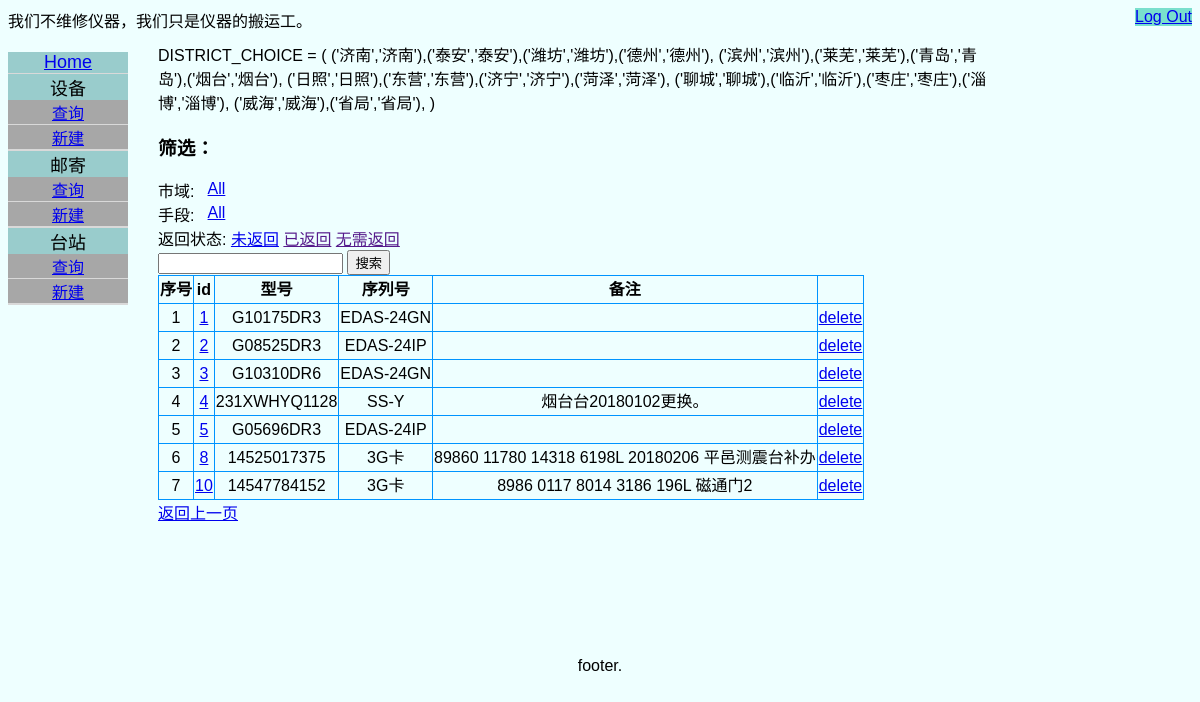
The page /manager/deviceIndex/ (signed in) on the database its author committed.
### manager/models.py (models this page shows, shortened)
class equipment(models.Model):
    equip_type = models.ForeignKey('equip_type',on_delete=models.CASCADE)
    serial_num = models.CharField(max_length=64,null=True,blank=True)
    note = models.TextField(max_length=256,default='',null=True,blank=True)
    class Meta:
        verbose_name = '设备列表'
        verbose_name_plural = '设备列表'

class equip_type(models.Model):
    model = models.CharField(max_length=32,null=True,blank=True)
    name = models.CharField(max_length=32,null=True,blank=True)
    manufacture = models.ForeignKey('equip_manu',on_delete=models.CASCADE,null=True,blank=True)
    note = models.TextField(max_length=256,default='',null=True,blank=True)
    class Meta:
        verbose_name = '设备类型'
        verbose_name_plural = '设备类型'
        ordering = ["model"]
    def __str__(self):
        return self.model

### manager/views.py (the view)
# urls.py: path(r'deviceIndex/', views.DeviceIndexView.as_view(), name='deviceIndex'),
@method_decorator(login_required(login_url=('/manager/login')), name='dispatch')
class DeviceIndexView(generic.ListView):
    model = equipment
    context_object_name = 'device_list'
    template_name = 'manager/deviceIndex.html'
    paginate_by = 20
    ordering = 'id'

### manager/templates/manager/deviceIndex.html (shortened to what this page needs)
{% extends './base.html' %}
{% block main %}
<div>
{% include './filterTag.html' %}
{% include './searchField.html' %}
<table>
    <tr>
    <th>序号</th><th>id</th><th>型号</th><th>序列号</th><th>备注</th>
    </tr>
    {% for device in device_list %}
    <tr>
    <td>{{ forloop.counter }}</td>
    <td><a href="{{ device.id }}">{{ device.id }}</a></td>
    <td>{{ device.serial_num }}</td>
    <td>{{ device.equip_type }}</td>
    <td>{{ device.note }}</td>
    <td><a href="{{ device.id }}/delete" >delete</a></td>
    </tr>
    {% endfor %}
</table>
</div>
<a href="javascript:history.go(-1);">返回上一页</a>
{% endblock %}

### manager/templates/manager/base.html (shortened to what this page needs)
{% load static %}
<!DOCTYPE html>
<html lang="en">
<head>
    <link rel="stylesheet" type="text/css" href="{% static 'manager/my.css' %}" />
</head>
<body>
<header>
<div id="slogen">我们不维修仪器，我们只是仪器的搬运工。</div>
{% if user.is_authenticated %}
<div id="loginMenu"><a href="{% url 'manager:logout' %}">Log Out</a></div>
{% else %}
<div id="loginMenu"><a href="{% url 'manager:login' %}">Log In</a></div>
{% endif %}
</header>
{% block body %}
{% if user.is_authenticated %}
<nav class="tree">
    <li>
       <label class="level1menu"><a href="{% url 'manager:home' %}">Home</a></label>
    </li>
    <li>
        <label class="level1menu">设备</label>
        <ol class="level2folder">
             <li class="level2menu"><a href="{% url 'manager:deviceIndex' %}">查询</a></li>
             <li class="level2menu"><a href="{% url 'manager:newDeviceRecord' %}">新建</a></li>
        </ol>
    </li>
    <li>
        <label class="level1menu">邮寄</label>
        <ol class="level2folder">
             <li class="level2menu"><a href="{% url 'manager:deleveryIndex' %}">查询</a></li>
             <li class="level2menu"><a href="{% url 'manager:newDeleveryRecord' %}">新建</a></li>
        </ol>
    </li>
    <li >
        <label class="level1menu" >台站</label>
        <ol class="level2folder">
            <li class="level2menu"><a href="{% url 'manager:stationIndex' %}">查询</a></li>
            <li class="level2menu"><a href="{% url 'manager:newStationRecord' %}">新建</a></li>
        </ol>
    </li>
</nav>
{% endif %}
<section class="main">
{% block main %}{% endblock %}
</section>
{% endblock %}
<footer>
footer.
</footer>
</body>
</html>

### manager/templates/manager/filterTag.html (shortened to what this page needs)
DISTRICT_CHOICE = (
    ('济南','济南'),('泰安','泰安'),('潍坊','潍坊'),('德州','德州'),
    ('滨州','滨州'),('莱芜','莱芜'),('青岛','青岛'),('烟台','烟台'),
    ('日照','日照'),('东营','东营'),('济宁','济宁'),('菏泽','菏泽'),
    ('聊城','聊城'),('临沂','临沂'),('枣庄','枣庄'),('淄博','淄博'),
    ('威海','威海'),('省局','省局'),
    )
 <h3>筛选：</h3>

### manager/templates/manager/searchField.html (shortened to what this page needs)
 <div class="districtFilter">
 <span class="filterName">市域:</span>
  <a href="javascript:;"><span class="unselected" onclick="setFilter('district','all')">All</span></a>
 </div>
 <div class="meanFilter">
 <span class="filterName">手段:</span>
  <a href="javascript:;"><span class="unselected" onclick="setFilter('measure_means','all')">All</span></a>
 </div>
 <div class="returnStatus">
  <span class="filterName">返回状态:</span>
 <a href="./deleveryIndex?" >未返回</a>
<a href="" >已返回</a>
<a href="" >无需返回</a>
 </div>
<form id="search_form">
    <input type="text" />
    <button type="submit">搜索</button>
</form>

### manager/static/manager/my.css (style rules this page uses)
body { font-family: sans-serif; background-color: #EEFFFF; }
#slogen { text-align: center; display: inline; }
#loginMenu { background-color: #79DFCD; float: right; display: inline; }
nav { width:120px; height: 100%; margin: 20px; margin-left: 0; padding: 0px; background-color:#f2f2f2; overflow: hidden; float: left; }
.tree li { position: relative; list-style: none; margin: 0px; padding: 0px; }
.tree li { border-bottom: 1px solid #d9d9d9; }
.tree li label { max-width:999px; cursor: pointer; display: block; margin: 0px; padding: 15px 10px 15px 70px; text-align: left; white-space:nowrap; overflow:hidden; }
.tree li ol { cursor: pointer; display: block; margin: 0px; background-position:95% 50%; white-space:nowrap; overflow:hidden; }
.tree .level2folder { text-align: left; margin: 0px; padding: 0px; }
.tree .level1menu { background-color:#99CCCC; padding:0px; margin:0px; font-size: 18px; text-align: center; }
.tree .level2menu { padding:0; margin:0; font-size:16px; background-color:#a7a7a7; text-align: center; }
section { float:left; padding:10px; min-height:600px; width: 70%; }
.main { display: flex; flex-wrap: wrap; flex-direction: column; }
.districtFilter , .meanFilter { display: flex; text-align: center; }
.filterName { text-align: center; }
.districtFilter a, .meanFilter a { margin: 2px; width: 40px; }
.unselected { background-color: ; border: ; }
footer { clear:both; text-align:center; padding: 5px; }
table,table tr th, table tr td { border:1px solid #0094ff; }
table { min-height: 25px; line-height: 25px; text-align: center; border-collapse: collapse; padding:2px; }

### rows shown on the page
equipment: id "1", serial_num "G10175DR3", equip_type "EDAS-24GN"
equipment: id "2", serial_num "G08525DR3", equip_type "EDAS-24IP"
equipment: id "3", serial_num "G10310DR6", equip_type "EDAS-24GN"
equipment: id "4", serial_num "231XWHYQ1128", equip_type "SS-Y", note "烟台台20180102更换。"
equipment: id "5", serial_num "G05696DR3", equip_type "EDAS-24IP"
equipment: id "8", serial_num "14525017375", equip_type "3G卡", note "89860 11780 14318 6198L 20180206 平邑测震台补办"
equipment: id "10", serial_num "14547784152", equip_type "3G卡", note "8986 0117 8014 3186 196L 磁通门2"
